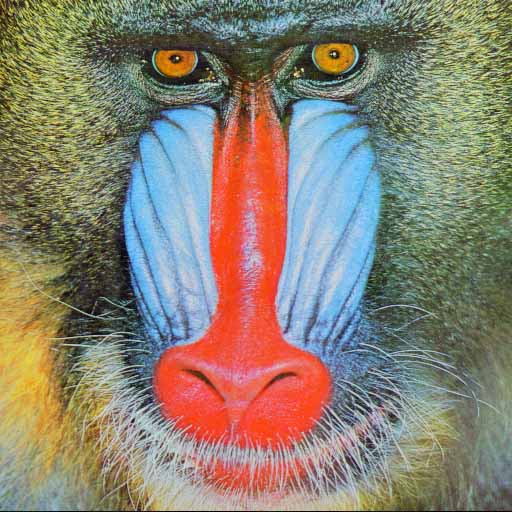
//> input picture cpp/opencv/images/baboon.jpg, 512 x 512 px
$ ./HoughLine   (built with g++ and OpenCV 4)
//> lines starting //> are read from the running program, lines starting //| are printed output that depends on the picture; after the words box and inside, x2 and y2 are one past the last pixel; in counts of white or black regions, pixels touching at a corner belong together
#include <iostream>

#include <opencv2/highgui/highgui.hpp>
#include <opencv2/imgproc/imgproc.hpp>

using namespace cv;
using namespace std;

void help()
{
    cout << "\n This program demonstrates line finding with the Hough transform.\n"
         << "Usage: \n"
         << "./HoughLines <image>"
         << endl;
}


int main( int argc, char** argv )
{
    const char* filename = argc >= 2 ? argv[1] : "../images/baboon.jpg";

    Mat src = imread(filename, 0);
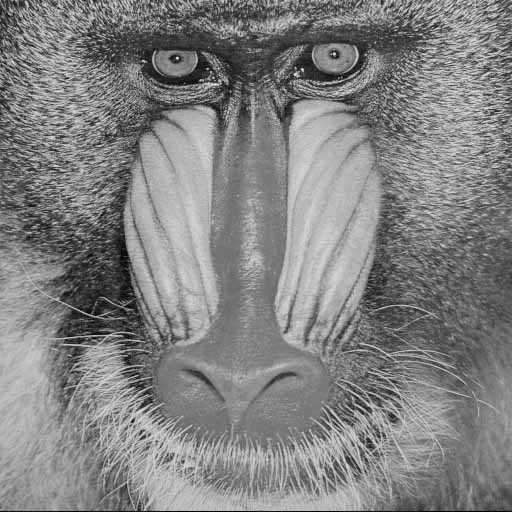
//> src: 512 rows x 512 cols, CV_8UC1; min 0, max 253, mean 129.6
    if (src.empty())
    {
        help();
        cout << "Can not open " << filename << endl;
        return -1;
    }

    Mat dst, cdst;
    Canny( src, dst, 50, 200, 3 );
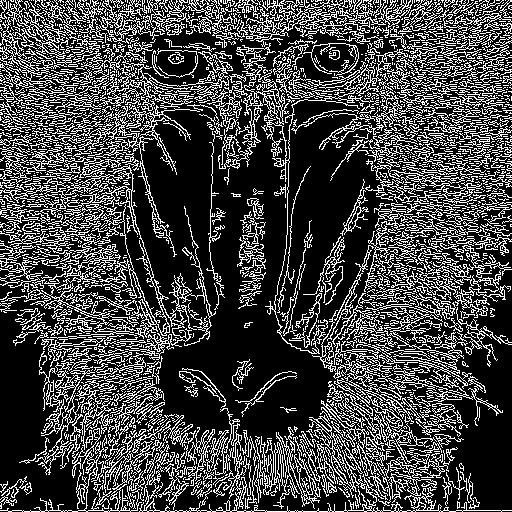
//> dst: 512 rows x 512 cols, CV_8UC1; 26.9% white in thin lines or dots
    cvtColor( dst, cdst, CV_GRAY2BGR );
//> cdst: 512 rows x 512 cols, CV_8UC3; 26.9% white in thin lines or dots

    #if 0
    vector<Vec2f> lines;
    HoughLines( dst, lines, 1, CV_PI/180, 100, 0, 0);

    for ( size_t i = 0; i < lines.size(); i++)
    {
        float rho = lines[i][0], theta = lines[i][1];
        Point pt1, pt2;
        double a = cos(theta), b = sin(theta);
        double x0 = a * rho, y0 = b * rho;
        pt1.x = cvRound( x0 + 1000 * (-b) );
        pt1.y = cvRound( y0 + 1000 * (a) );
        pt2.x = cvRound( x0 - 1000 * (-b) );
        pt2.y = cvRound( y0 - 1000 * (a) );
        line( cdst, pt1, pt2, Scalar(0, 0, 255), 3, CV_AA);
    }
    #else
    vector<Vec4i> lines;
    HoughLinesP( dst, lines, 1, CV_PI/180, 50, 50, 10 );
//> lines = 1014 lines (x1, y1, x2, y2), first 8: [317, 510, 511, 510], [50, 460, 223, 287], [339, 164, 503, 0], [0, 1, 143, 144], [15, 0, 168, 153], [83, 0, 193, 110], [10, 0, 109, 511], [313, 305, 385, 377]
    for ( size_t i = 0; i < lines.size(); i++ )
    {
        Vec4i l = lines[i];
        line( cdst, Point(l[0], l[1]), Point(l[2], l[3]), Scalar(0, 0, 255), 3, CV_AA);
    }
//> this loop made 1014 passes
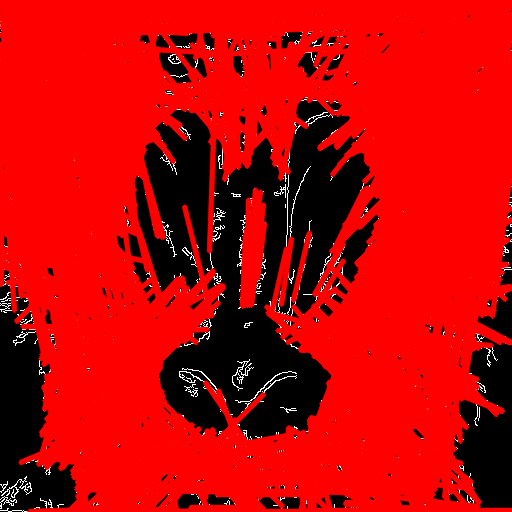
//> cdst: 512 rows x 512 cols, CV_8UC3; mean B, G, R 3.3, 3.3, 193
    #endif

    imshow("source", src);
    imshow("detected lines", cdst );

    waitKey();
    return 0;
}
